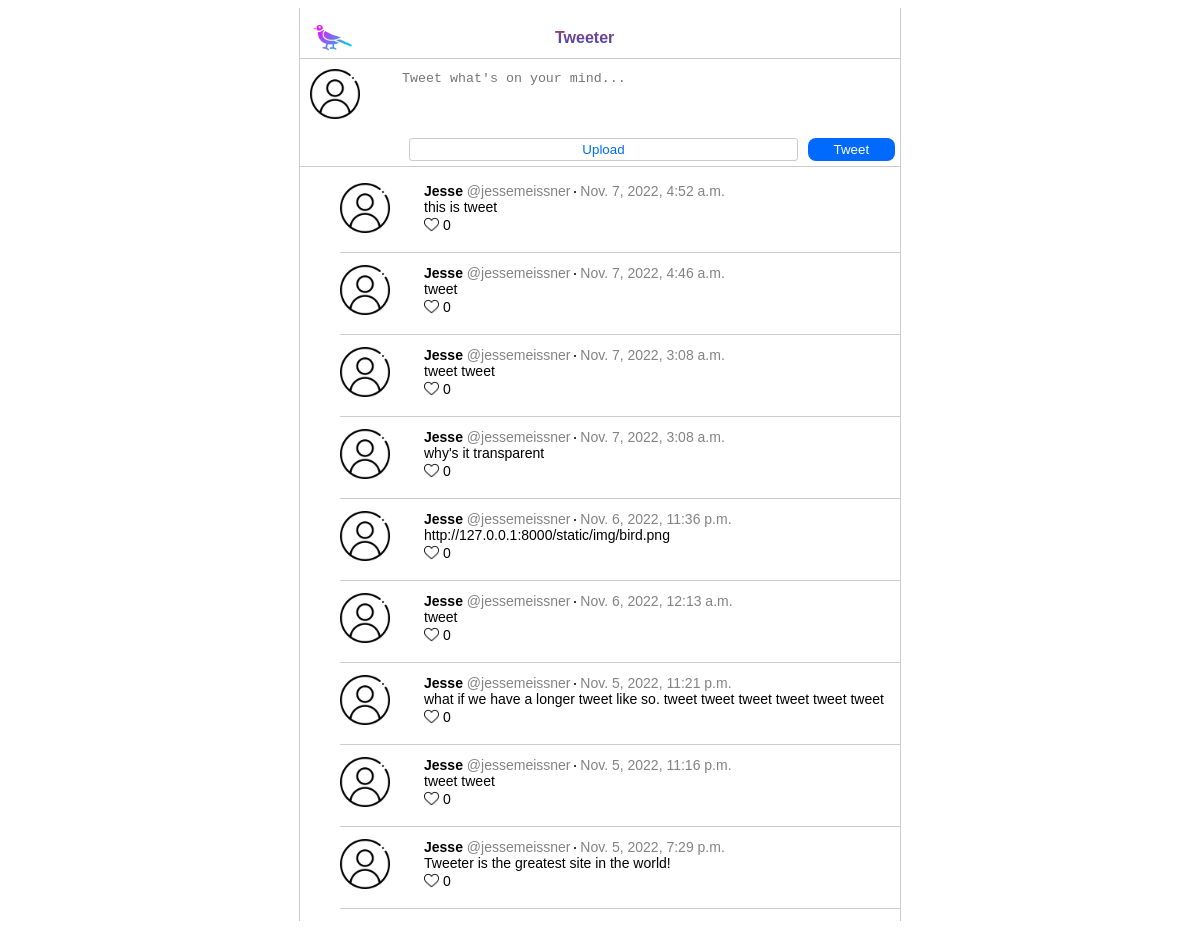
Before: / with the older database file.
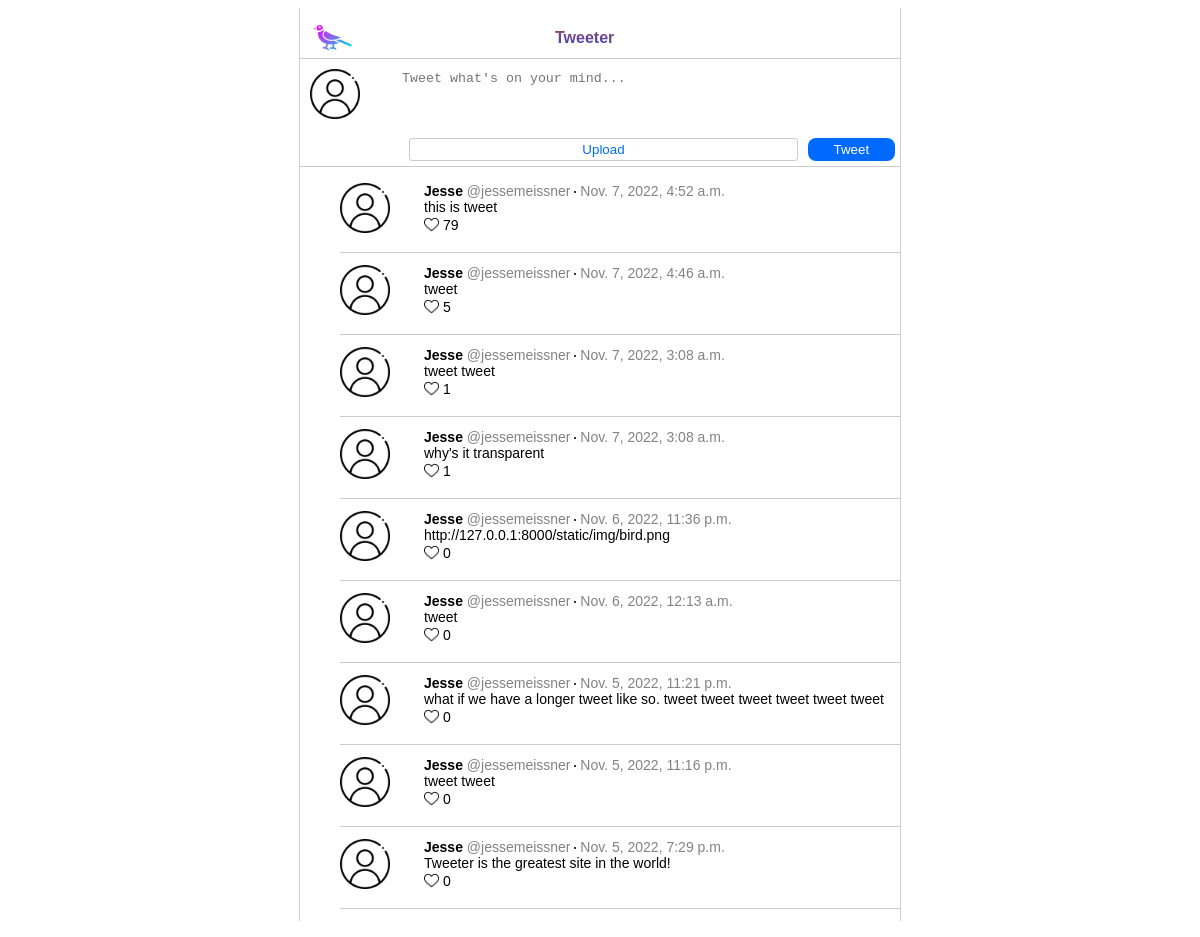
After: the same page with the newer database file.
### home/models.py (models this page shows)
class Post(models.Model):
    class Meta(object):
        db_table = 'post'
    body = models.CharField(
        'Body', blank=True, null=True, max_length=140, db_index=True
    )
    created_at = models.DateTimeField(
        'Created DateTime', blank=True, auto_now_add=True
    )
    likes = models.IntegerField(
        'Likes', blank=True, null=True, db_index=True, default=0
    )

### home/views.py (the view, shortened to what this page needs)
# urls.py: path('', views.index, name='index'),
def index(request):
    posts = Post.objects.all()[:30]
    return render(request, 'home.html', {'posts': posts})

### templates/home.html (shortened to what this page needs)
{% extends 'base.html' %}
{% load static %}
{% block content %}
<section class="content">
    <section class="header_post_form">
        <section class="header">
            <div class="tweeter_logo">
                <img src="{% static 'img/bird.png' %}" >
            </div>
            <div class="tweeter_text">
                <h1>Tweeter</h1>
            </div>
        </section>
        <section class="post_form">
            <form action="/" method="POST">
                <div class="profile_pic_tweet">
                    <div class="profile_pic">
                        <img src="{% static 'img/user.png' %}">
                    </div>
                    <textarea name="body" placeholder="Tweet what's on your mind..." maxlength="140" required></textarea>
                </div>
                <div class="upload_submit">
                    <div class="blank"></div>
                    <button class="custom_button" id="custom_button" type="button">Upload</button>
                    <input class="tweet" name="submit" type="submit" value="Tweet">
                </div>
            </form>
        </section>
    </section>
    <section class="posts">
        <ol class="ordered_list">
            {% for post in posts %}
            <li>
                <div class="profile_pic">
                    <img src="{% static 'img/user.png' %}">
                </div>
                <div class="name_body">
                    <div class="name_time">
                        <span class="name"> Jesse </span>
                        <span class="username"> @jessemeissner </span>
                        <span class="dot"> <img src="{% static 'img/new-moon.png' %}"> </span>
                        <span class="datetime"> {{ post.created_at }} <br> </span>
                    </div>
                    <div class="body"> {{ post.body }} <br> </div>
                    <div class="likes">
                      <a class="likes_link" href="like/{{ post.id }}"> <img class="likes_icon" src="{% static 'img/heart.png' %}"> </a>
                        <span class="likes_number"> {{ post.likes }} </span>
                    </div>
                </div>
            </li>
            {% endfor %}
        </ol>
    </section>
</section>
{% endblock %}

### templates/base.html (shortened to what this page needs)
<!DOCTYPE html>
<html lang="en">
<head>
    {% load static %}
    <link href="{% static 'css/style.css' %}" rel="stylesheet">
</head>
<body>
    {% block content %} {{ content }} {% endblock %}
</body>
</html>

### static/css/style.css (style rules this page uses)
.content { max-width: 600px; height: 100%; margin: 0 auto; border-left: 1px solid #ccc; border-right: 1px solid #ccc; font-family: Arial, Helvetica, sans-serif; }
.header_post_form { position: sticky; position: -webkit-sticky; top: 0; background-color: white; }
.header { height: 50px; border-bottom: 1px solid #ccc; display: flex; flex-direction: row; }
.header .tweeter_logo img { width: 45px; position: relative; left: 10px; top: 7px; }
.header .tweeter_text { position: relative; left: 35%; background: -webkit-linear-gradient(#ff4400, #0046ff); -webkit-background-clip: text; -webkit-text-fill-color: transparent; }
.post_form { border-bottom: 1px solid #ccc; position: relative; }
.profile_pic_tweet { display: flex; flex-direction: row; margin: 10px; }
.profile_pic_tweet textarea { flex-basis: 85%; }
.post_form textarea { width: 90%; margin-left: 5px; margin-right: 5px; border: none; resize: none; outline: none; }
.upload_submit { display: flex; flex-direction: row; }
.blank { flex-basis: 18%; }
.custom_button { background-color: white; color: #006aff; border: 1px solid #ccc; border-radius: 3px; flex-basis: 67%; margin: 5px; padding: 3px; }
.tweet { background-color: #006aff; color: white; border: none; border-radius: 8px; position: relative; margin: 5px; flex-basis: 15%; }
.ordered_list { display: flex; flex-direction: column-reverse; }
.posts li { display: flex; flex-direction: row; margin-bottom: 12px; padding-bottom: 15px; border-bottom: 1px solid #ccc; }
.profile_pic { flex-basis: 15%; }
.profile_pic img { width: 50px; }
.posts li .name_body { flex-basis: 85%; font-size: 14px; }
.posts li .name_body .name_time { color: #848383; }
.posts li .name_body .name_time .name { font-weight: bold; color: black; }
.posts li .name_body .name_time .dot img { width: 2px; position: relative; bottom: 3px; color: #848383; z-index: -5; }
.likes_link { text-decoration: none; }
.posts li .name_body .likes .likes_icon { width: 15px; position: relative; top: 2px; z-index: -5; }

Changed rows visible on the page:
changed Post "why's it transparent": likes "0" → "1"
changed Post (number 7 of 9 on the later page): likes "0" → "1"
changed Post "Nov. 7, 2022, 4:46 a.m.": likes "0" → "5"
changed Post "Nov. 7, 2022, 4:52 a.m.": likes "0" → "79"
